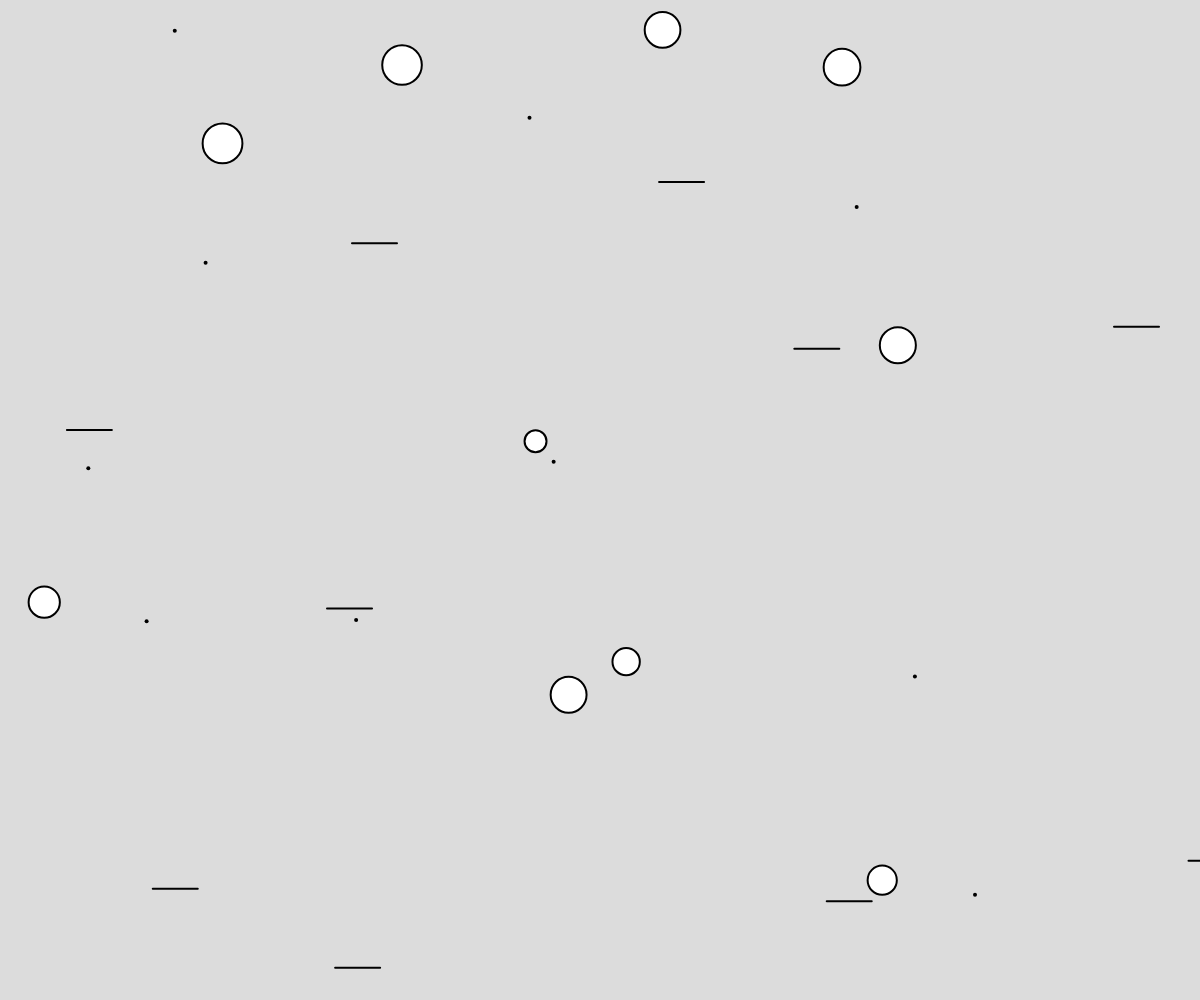
Frame 1 (no input)
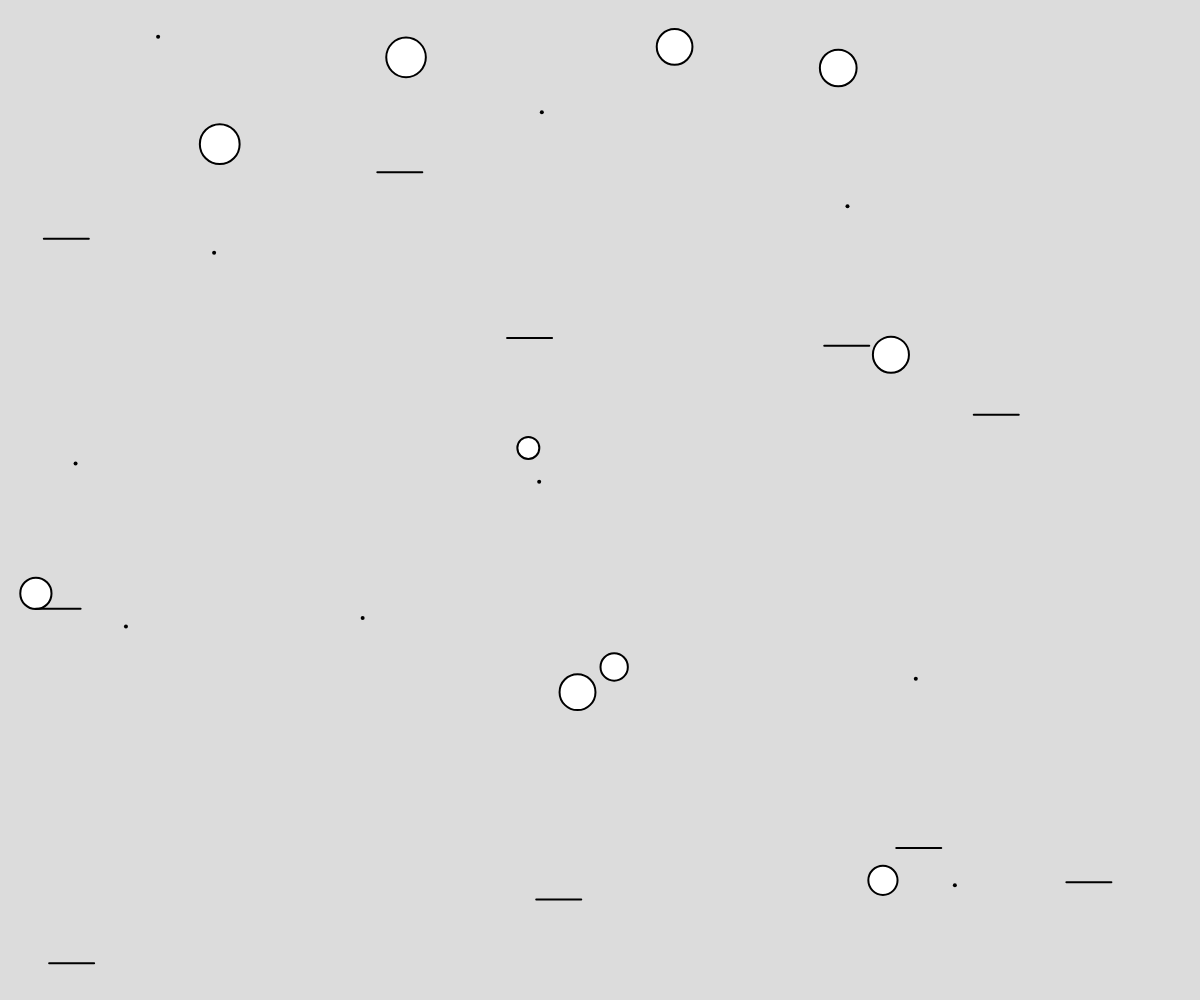
Frame 60 (no input)
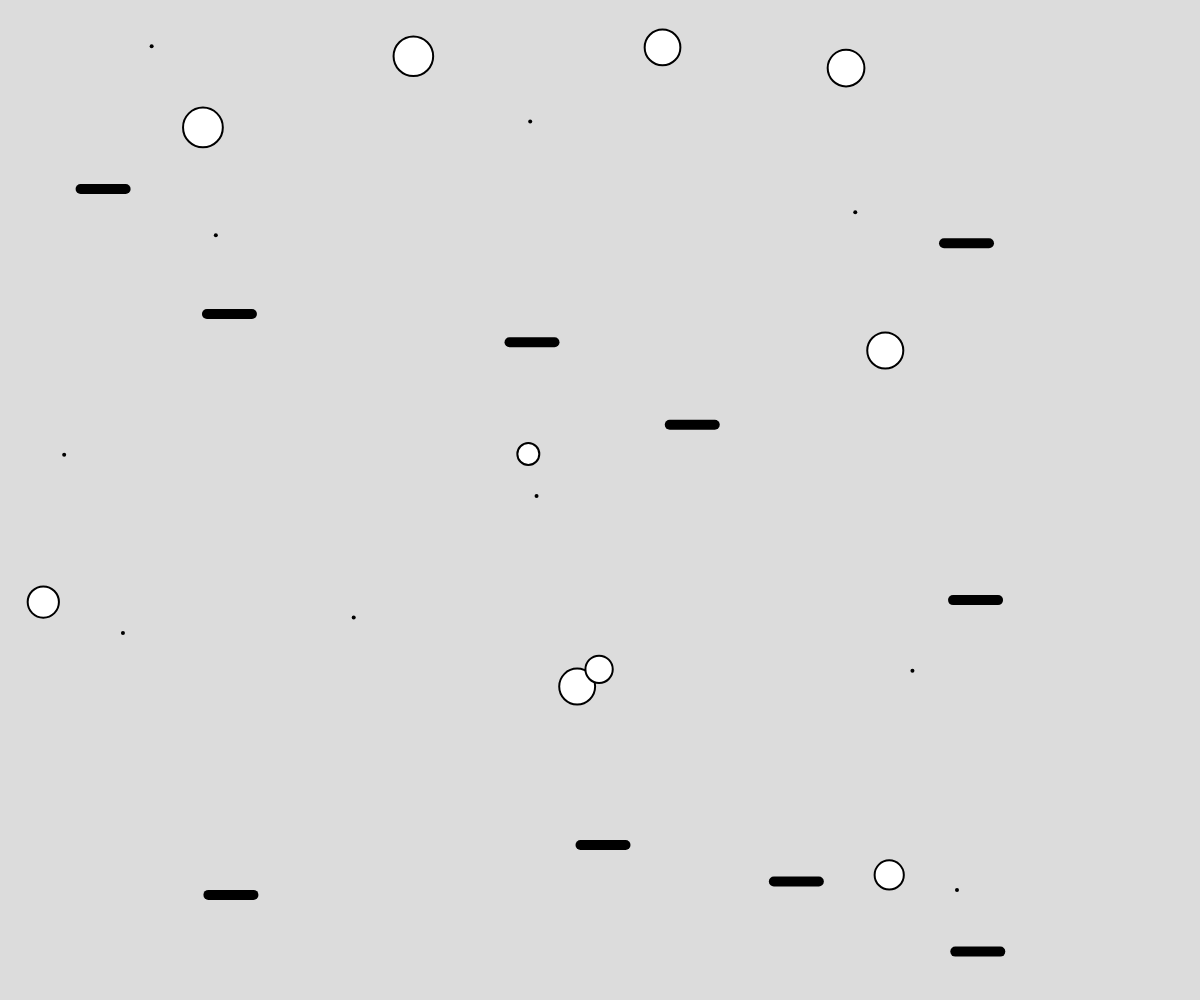
Frame 120 (the mouse pressed at the canvas centre since frame 60)

The p5.js sketch that drew these frames (run headless with seeded random() and noise() and a simulated clock; from frame 60 on, the mouse is pressed at the canvas centre):

// p5.js sketch
// ── sketch.js
// Multiple files an dInheritance
//Gavin Stewart
// Dec. 6 2024

let objects = [];

function setup() {
  createCanvas(windowWidth, windowHeight);
  for(let i = 10; i >0; i--){
    objects.push(new AnimatedObject(random(width), random(height)));
    objects.push(new CircleObject());
    objects.push(new LineObject());
  }
}

function draw() {
  background(220);
  for (let o of objects){
    o.move();
    o.display();
  }
}

// ── AnimatedObject.js
//Parent Class - Animated Object
class AnimatedObject {
  constructor(x, y) {
    this.x = x;
    this.y = y;
    this.size = 1;
  }

  move(){
    this.x += random(-2,2);
    this.y += random(-2,2);
  }

  display(){
    strokeWeight(4);
    point(this.x, this.y);
  }

}
// ── CircleObject.js
// child Class1

class CircleObject extends AnimatedObject{
  constructor(){
    super(random(width), random(height));
    this.size = random(20,40);
  }

  display(){
    strokeWeight(2);
    let d = dist(this.x, this.y, mouseX, mouseY);
    if(d <= this.size/2){
      fill(255,0,0);
    }
    else {
      fill(255);
    }

    circle(this.x, this.y, this.size);
  }
}
// ── LineObject.js
// Child Class 2:line object
class LineObject extends AnimatedObject{
  constructor(){
    super(random(width), random(height));
  }

  move(){
    super.move();
    this.x -= 5;
    if(this.x < 0) this.x = width;
  }

  display(){
    if(mouseIsPressed){
      strokeWeight(10);
    }
    else{
      strokeWeight(2);
    }

    line(this.x, this.y, this.x + 45, this.y);
  }
}
